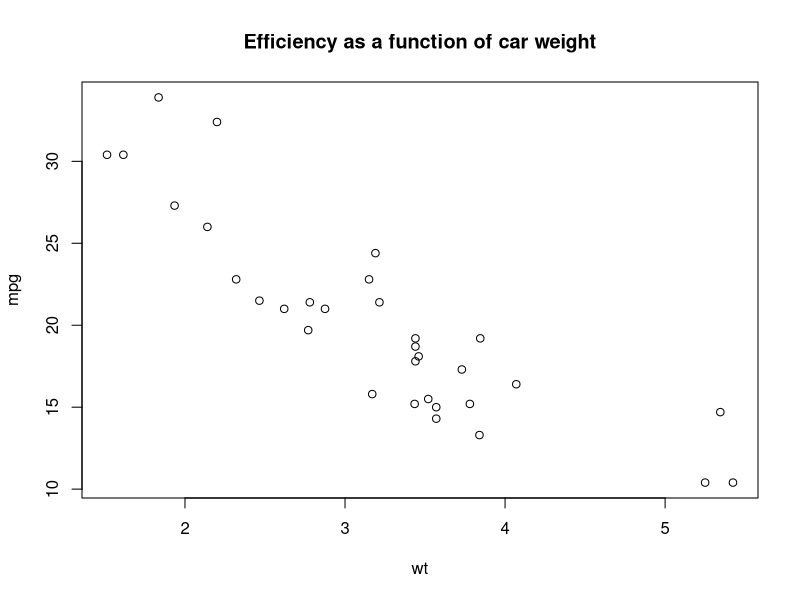
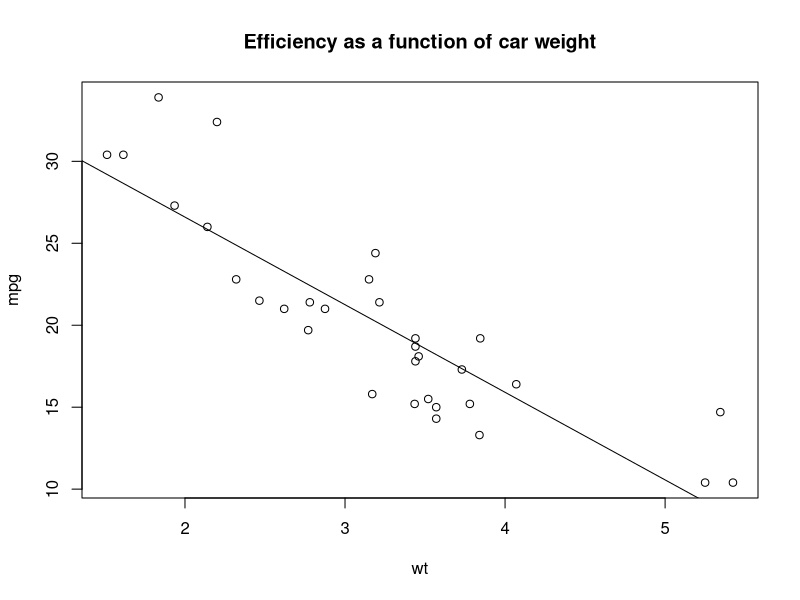
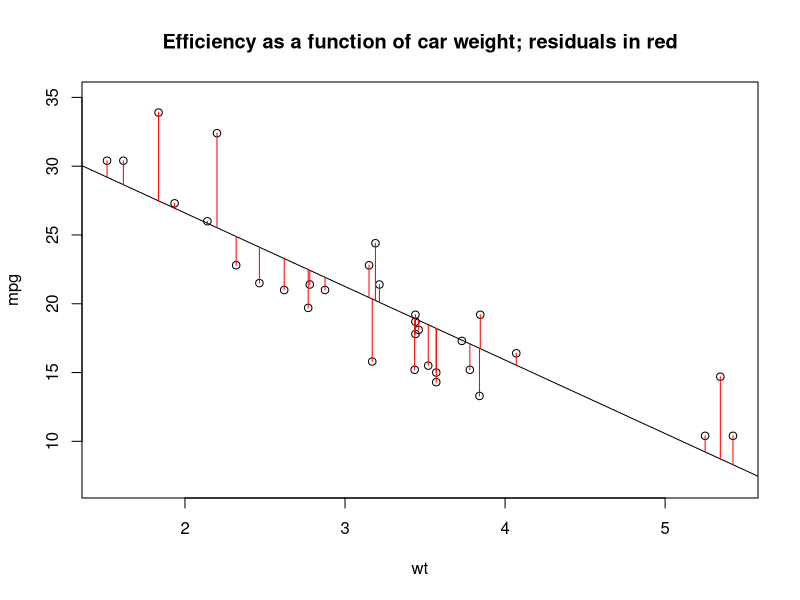
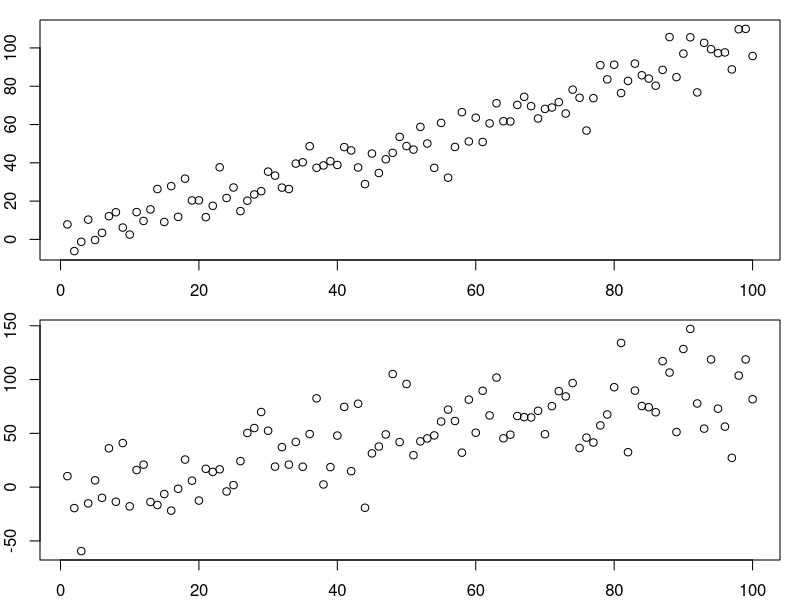
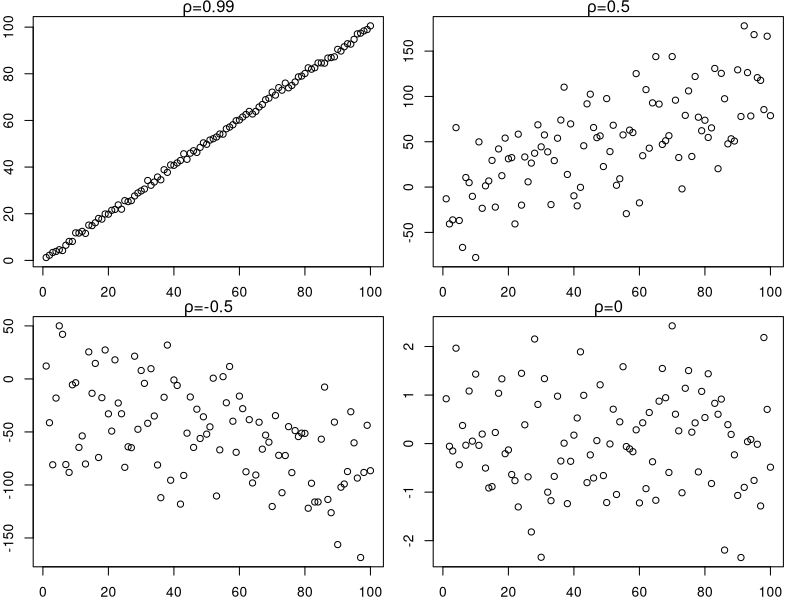
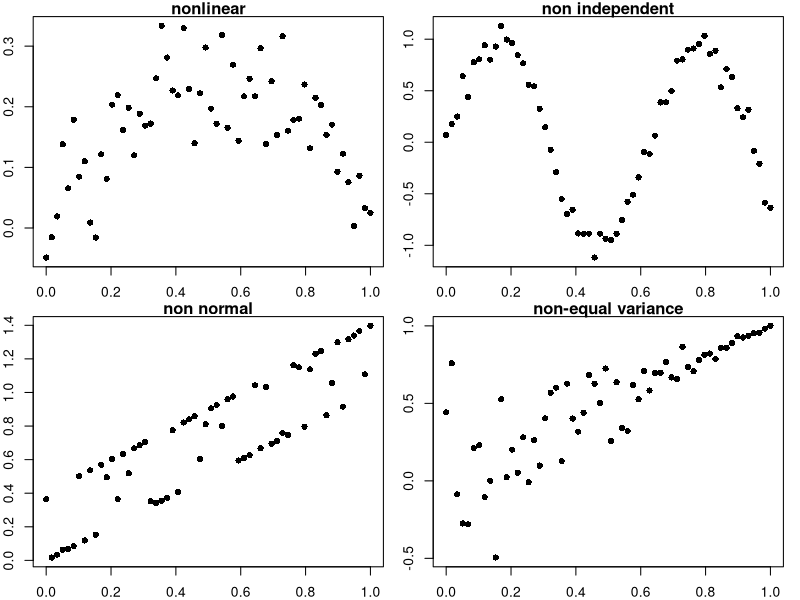

Here is the R script that generated these plots, in order: (Note: this script raises an error after producing the figures.)
## ---- chunk 1
head(mtcars)
## ---- chunk 2
plot(mpg~wt,data=mtcars,main="Efficiency as a function of car weight")
## ---- chunk 3
lm(mpg~wt,data=mtcars)
## ---- chunk 4
plot(mpg~wt,data=mtcars,main="Efficiency as a function of car weight")
abline(lm(mpg~wt,data=mtcars))
## ---- chunk 5
plot(mpg~wt,data=mtcars,main="Efficiency as a function of car weight; residuals in red",ylim=c(7,35))
fit <- lm(mpg~wt,data=mtcars)
abline(fit)
for(i in seq_len(nrow(mtcars))){
    segments(x0=mtcars$wt[i],y0=fitted.values(fit)[i],y1=mtcars$mpg[i],col="red")
}
## ---- chunk 6
x <- 1:100
par(mfrow = c(2, 1))
par(mar = c(2, 2, 1, 1))
plot(x, x+rnorm(100)*7, ylab="y")
plot(x, x+rnorm(100)*30, ylab="y")
## ---- chunk 7
x <- 1:100
y1 <- +x+rnorm(100)
y2 <- +x+rnorm(100)*37
y3 <- -x+rnorm(100)*37
y4 <- rnorm(100)
par(mfrow=c(2,2))
plot(x,y1,main=expression(paste(rho,"=0.99")))
plot(x,y2,main=expression(paste(rho, "=0.5")))
plot(x,y3,main=expression(paste(rho,"=-0.5")))
plot(x,y4,main=expression(paste(rho,   "=0")))
## ---- chunk 8
summary(lm(mpg~wt,data=mtcars))
## ---- chunk 9
n <- 60
x <- seq(from=0,to=1,len=n)
par(mfrow=c(2,2))
plot(x,x-x^2+rnorm(n)*0.06,pch=16,xlab="",ylab="",main="nonlinear")
plot(x, sin(x*10)+rnorm(n)*0.1,pch=16,xlab="",ylab="",main="non independent")
plot(x,x+(rbeta(n,0.1,0.1))*0.4,pch=16,xlab="",ylab="",main="non normal")
plot(x, x+rnorm(n,sd=(1-x)*3)*0.1,pch=16,xlab="",ylab="",main="non-equal variance")
## ---- chunk 10
knitr::include_graphics("plot3d.png")
## ---- chunk 11
summary(lm(mpg~wt+disp,data=mtcars))
